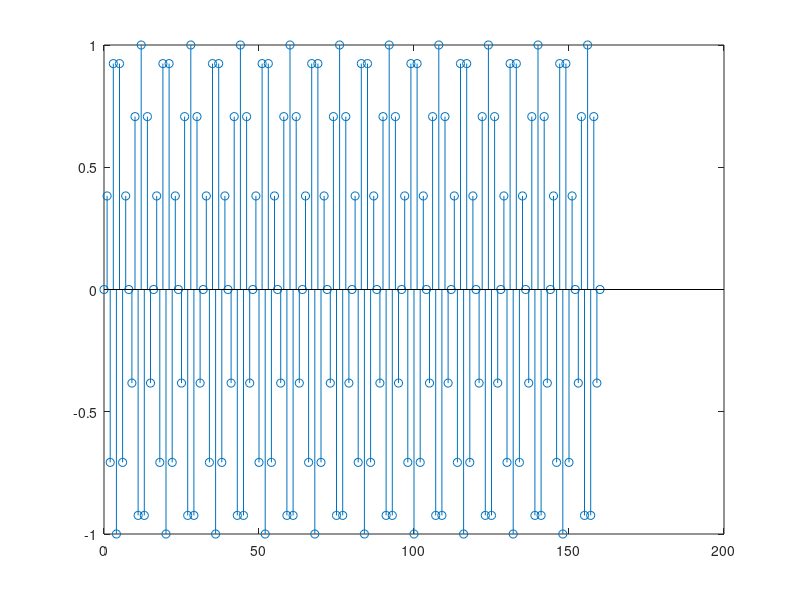
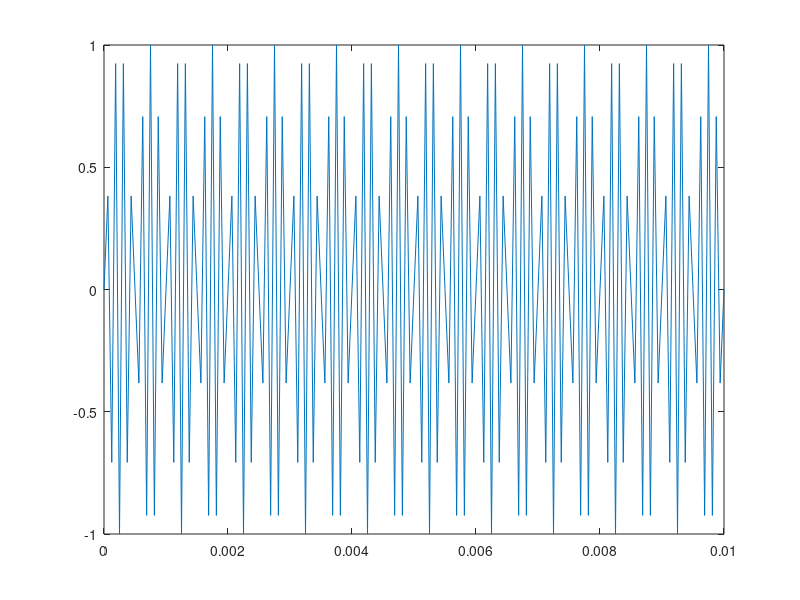

Recreate these plots in MATLAB, in order.
clear all
close all

fs = 16000; % sample rate is 8000 samples / second
Ts = 1/ fs; % time between samples is inverse of sample rate
t_max = 0.01; % max time is 0.01 seconds
n_max = t_max /Ts; % determine largest index
n = 0:1: n_max ; % generate index vector

%% Generate samples of sinusoid
frequency = 7000; % in Hz
x1 = sin (2* pi* frequency *( Ts*n ));

%% Plot discrete sequence
figure
stem (n,x1)

%% Visualize continuous signal
figure
plot (n*Ts ,x1)